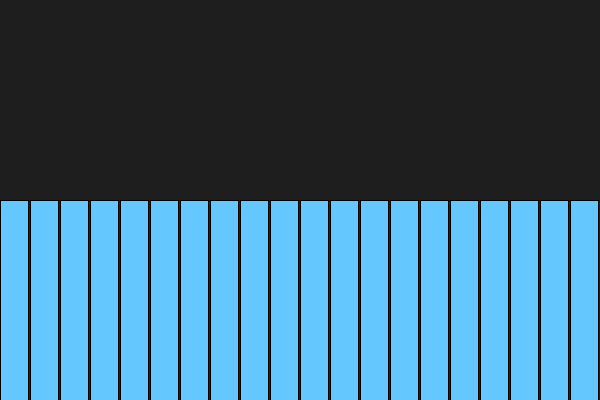
Frame 1 (no input)
Frame 60 (the mouse pressed at the canvas centre just before this capture): identical to frame 1, image omitted
Frame 120 (the mouse held since frame 60 and released just before this capture): identical to frame 1, image omitted

The Processing sketch that drew this single still picture (run headless with seeded random() and noise(); from frame 60 on, the mouse is pressed at the canvas centre):

// Processing sketch: Tarea_Array1d_nD
// ── Tarea_Array1d_nD.pde
int numBarras = 20;
float[] alturas;

int anchoBarra;

void setup() {
  size(600, 400);
  
  alturas = new float[numBarras];
  anchoBarra = width / numBarras;
  
 
  for (int i = 0; i < numBarras; i++) {
    alturas[i] = height / 2;
  }
}

void draw() {
  background(30);
  
  for (int i = 0; i < numBarras; i++) {
    
    float x = i * anchoBarra;
    float h = alturas[i];
    
    fill(100, 200, 255);
    rect(x, height - h, anchoBarra - 2, h);
  }
}


void mouseDragged() {
  int index = mouseX / anchoBarra;
  
  if (index >= 0 && index < numBarras) {
    

    float nuevaAltura = height - mouseY;
    
    
    nuevaAltura = constrain(nuevaAltura, 0, height);
    
    alturas[index] = nuevaAltura;
  }
}
